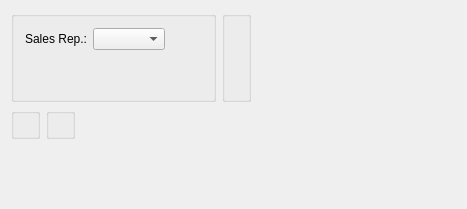
<?xml version="1.0" encoding="UTF-8"?>
<ui version="4.0">
 <comment>This file is part of the xTuple ERP: PostBooks Edition, a free and
open source Enterprise Resource Planning software suite,
Copyright (c) 1999-2010 by OpenMFG LLC, d/b/a xTuple.
It is licensed to you under the Common Public Attribution License
version 1.0, the full text of which (including xTuple-specific Exhibits)
is available at www.xtuple.com/CPAL.  By using this software, you agree
to be bound by its terms.</comment>
 <class>dspBookingsBySalesRep</class>
 <widget class="QWidget" name="dspBookingsBySalesRep">
  <property name="geometry">
   <rect>
    <x>0</x>
    <y>0</y>
    <width>467</width>
    <height>209</height>
   </rect>
  </property>
  <property name="windowTitle">
   <string>Bookings by Sales Rep.</string>
  </property>
  <layout class="QVBoxLayout" name="verticalLayout_4">
   <item>
    <layout class="QHBoxLayout" name="horizontalLayout_2">
     <item>
      <widget class="QGroupBox" name="_salesrepGroup">
       <property name="title">
        <string/>
       </property>
       <layout class="QGridLayout" name="gridLayout_3">
        <item row="0" column="0">
         <layout class="QVBoxLayout" name="verticalLayout">
          <property name="spacing">
           <number>0</number>
          </property>
          <item>
           <layout class="QHBoxLayout">
            <item>
             <widget class="QLabel" name="_salesrepLit">
              <property name="text">
               <string>Sales Rep.:</string>
              </property>
              <property name="alignment">
               <set>Qt::AlignRight|Qt::AlignTrailing|Qt::AlignVCenter</set>
              </property>
             </widget>
            </item>
            <item>
             <widget class="XComboBox" name="_salesrep">
              <property name="sizePolicy">
               <sizepolicy hsizetype="Expanding" vsizetype="Fixed">
                <horstretch>0</horstretch>
                <verstretch>0</verstretch>
               </sizepolicy>
              </property>
             </widget>
            </item>
            <item>
             <spacer name="horizontalSpacer">
              <property name="orientation">
               <enum>Qt::Horizontal</enum>
              </property>
              <property name="sizeHint" stdset="0">
               <size>
                <width>0</width>
                <height>20</height>
               </size>
              </property>
             </spacer>
            </item>
           </layout>
          </item>
          <item>
           <spacer>
            <property name="orientation">
             <enum>Qt::Vertical</enum>
            </property>
            <property name="sizeType">
             <enum>QSizePolicy::MinimumExpanding</enum>
            </property>
            <property name="sizeHint" stdset="0">
             <size>
              <width>20</width>
              <height>0</height>
             </size>
            </property>
           </spacer>
          </item>
         </layout>
        </item>
       </layout>
      </widget>
     </item>
     <item>
      <widget class="QGroupBox" name="_dateGroup">
       <property name="title">
        <string/>
       </property>
       <layout class="QGridLayout" name="gridLayout_2">
        <item row="0" column="0">
         <widget class="DateCluster" name="_dates"/>
        </item>
       </layout>
      </widget>
     </item>
     <item>
      <spacer>
       <property name="orientation">
        <enum>Qt::Horizontal</enum>
       </property>
       <property name="sizeType">
        <enum>QSizePolicy::Expanding</enum>
       </property>
       <property name="sizeHint" stdset="0">
        <size>
         <width>0</width>
         <height>20</height>
        </size>
       </property>
      </spacer>
     </item>
    </layout>
   </item>
   <item>
    <layout class="QHBoxLayout" name="horizontalLayout">
     <item>
      <layout class="QVBoxLayout" name="verticalLayout_2">
       <item>
        <widget class="WarehouseGroup" name="_warehouse">
         <property name="title">
          <string/>
         </property>
         <property name="fixedSize">
          <bool>false</bool>
         </property>
        </widget>
       </item>
       <item>
        <spacer name="verticalSpacer">
         <property name="orientation">
          <enum>Qt::Vertical</enum>
         </property>
         <property name="sizeHint" stdset="0">
          <size>
           <width>20</width>
           <height>0</height>
          </size>
         </property>
        </spacer>
       </item>
      </layout>
     </item>
     <item>
      <layout class="QVBoxLayout" name="verticalLayout_3">
       <item>
        <widget class="ParameterGroup" name="_productCategory">
         <property name="title">
          <string/>
         </property>
         <property name="fixedSize">
          <bool>false</bool>
         </property>
        </widget>
       </item>
       <item>
        <spacer name="verticalSpacer_2">
         <property name="orientation">
          <enum>Qt::Vertical</enum>
         </property>
         <property name="sizeHint" stdset="0">
          <size>
           <width>20</width>
           <height>0</height>
          </size>
         </property>
        </spacer>
       </item>
      </layout>
     </item>
     <item>
      <spacer name="spacer">
       <property name="orientation">
        <enum>Qt::Horizontal</enum>
       </property>
       <property name="sizeType">
        <enum>QSizePolicy::Expanding</enum>
       </property>
       <property name="sizeHint" stdset="0">
        <size>
         <width>0</width>
         <height>20</height>
        </size>
       </property>
      </spacer>
     </item>
    </layout>
   </item>
  </layout>
 </widget>
 <layoutdefault spacing="6" margin="11"/>
 <pixmapfunction>qPixmapFromMimeSource</pixmapfunction>
 <customwidgets>
  <customwidget>
   <class>DateCluster</class>
   <extends>QWidget</extends>
   <header>datecluster.h</header>
  </customwidget>
  <customwidget>
   <class>ParameterGroup</class>
   <extends>QGroupBox</extends>
   <header>parametergroup.h</header>
  </customwidget>
  <customwidget>
   <class>WarehouseGroup</class>
   <extends>QGroupBox</extends>
   <header>warehousegroup.h</header>
  </customwidget>
  <customwidget>
   <class>XComboBox</class>
   <extends>QComboBox</extends>
   <header>xcombobox.h</header>
  </customwidget>
 </customwidgets>
 <tabstops>
  <tabstop>_salesrep</tabstop>
  <tabstop>_warehouse</tabstop>
  <tabstop>_productCategory</tabstop>
 </tabstops>
 <resources/>
 <connections/>
</ui>
